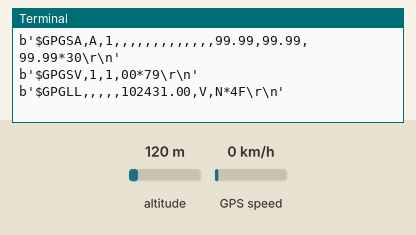
Recording of a program running on a simulated Raspberry Pi (BCM pin numbers). Shown: the last lines printed to the terminal. Inputs (shaded band) come from the test bench; at power-on: GPS speed 0 km/h, altitude 120 m. The GPS gets a fix after 3 s at 37.7749, -122.4194 with 8 satellites.

Above: at 1.2 s.
1.3 s: GPS speed set to 30 km/h
At 1.81 s:
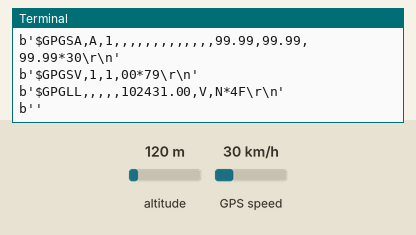
3.5 s: GPS speed set to 90 km/h
At 4.4 s:
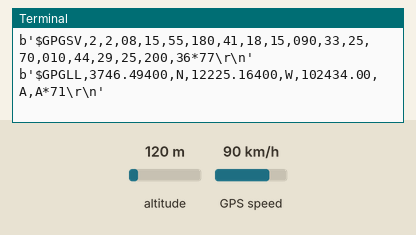
5.5 s: altitude set to 500 m
At 8.4 s:
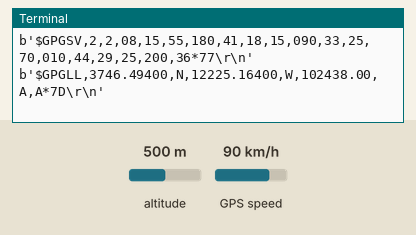
8.5 s: altitude set to 20 m
At 9.4 s:
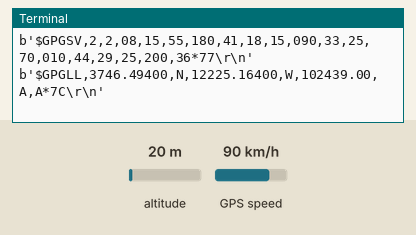
10.5 s: GPS speed set to 118 km/h
At 10.81 s:
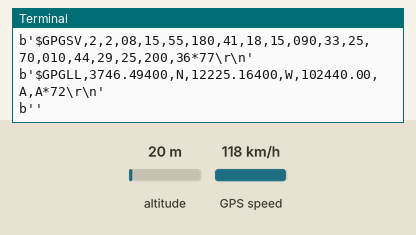
17.9 s: altitude set to 250 m
At 18.4 s:
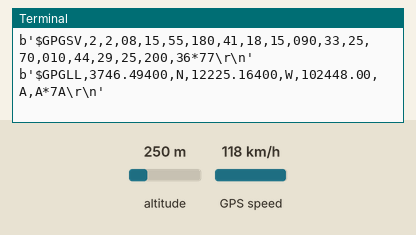
Timing chart, 0 to 20.5 s (numbered marks = the images above; inputs shaded):
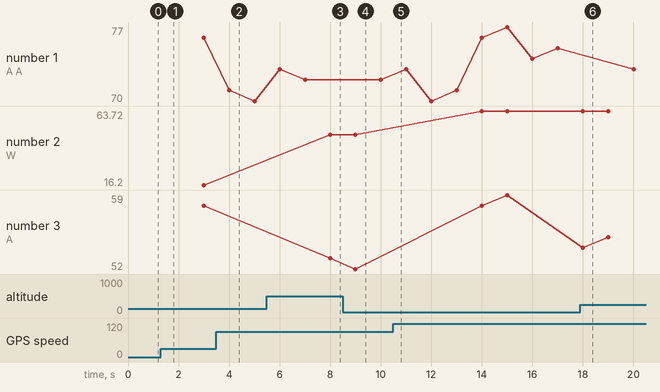

The program:

5._GPS.py
```python
'''
Go to terminal and type:
sudo nano /boot/config.txt

then [all] is appear below it type the code in terminal:
dtparam=spi=on
dtoverlay=pi3-disable-bt
core_freq=250
enable_uart=1
force_turbo=1

Then press CTRL+O then press enter
press ctrl+x

Now type:
sudo systemctl stop serial-getty@ttyS0.service
sudo systemctl disable serial-getty@ttyS0.service
sudo systemctl enable serial-getty@ttyAMA0.service
sudo apt-get install minicom (NOTE: do you want to continue? Type Y)
sudo pip install pynmea2
sudo cat /dev/ttyAMA0

Type the below code
'''

import time
import serial
import string
import pynmea2
import RPi.GPIO as gpio

gpio.setmode(gpio.BCM)
port = "/dev/ttyAMA0"

ser = serial.Serial(port,baudrate=9600,timeout=0.5)
while 1:
    try:
        data = ser.readline()
        print(data)
    except:
        print("loading")

    if data[0:6]=='$GPGGA':
        msg=pynmea2.parse(data)
        print(msg)
        time.sleep(2)

'''
Run in Terminal: go to directory where code is saved and type
sudo python GPS.py

Connections with GPS Module:
Pin 2 = VCC
Pin 6 = GND
Pin 10 = TX
'''
```

Measured:
- after the input at 3.5 s, the terminal: prints a new line after 0.50 s (image 2)
- after the input at 5.5 s, the terminal: prints a new line after 0.50 s (image 3)
- after the input at 8.5 s, the terminal: prints a new line after 0.50 s (image 4)
- after the input at 17.9 s, the terminal: prints a new line after 0.10 s (image 6)
- plotted number 2: 48.6 → 63.72 after the input at 10.5 s
